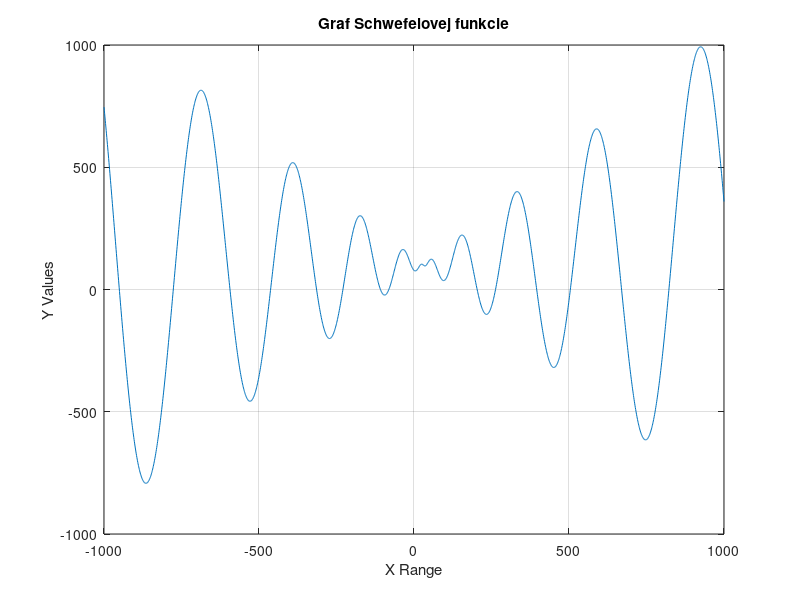

Write the MATLAB code that produced this figure. (Note: this script raises an error after producing the figure.)
function main()
    x_range = -1000:1:1000;
    y_values = testfn3c(x_range');

    plot(x_range, y_values);
    xlabel('X Range');
    ylabel('Y Values');
    title('Graf Schwefelovej funkcie');
    grid on;
    hold on;
    x_min = -1000;
    x_max = 1000;
    d = 1.0;
    max_krokov = 2000;
    x_curr = rand * (x_max - x_min) + x_min;
    y_curr = testfn3c(x_curr);
    plot(x_curr, y_curr, '.', Color= 'blue');
    krok_iter = 0;
    nasiel_lepsie = true;

    while nasiel_lepsie && (krok_iter < max_krokov)
        krok_iter = krok_iter + 1;
       
        x_left = x_curr - d;
        x_right = x_curr + d;
        
        x_left = max(x_left, x_min);
        x_right = min(x_right, x_max);
        
        y_left = testfn3c(x_left);
        y_right = testfn3c(x_right);
        
        if y_left < y_curr && y_left < y_right
            x_curr = x_left;
            y_curr = y_left;
            plot(x_curr, y_curr, 'g.', 'MarkerSize', 10);
            
        elseif y_right < y_curr && y_right <= y_left
            x_curr = x_right;
            y_curr = y_right;
            plot(x_curr, y_curr, 'g.', 'MarkerSize', 10);
            
        else
            nasiel_lepsie = false;
        end
     
        if mod(krok_iter, 2) == 0; pause(0.01); end
    end
    plot(x_curr, y_curr, 'g.', 'MarkerSize', 10, color= 'red');
    
end

% nova schwefelova funckia z dodaneho suboru
function[Fit]=testfn3c(Pop)

    x0=30;  
    y0=100; 

    [lpop,lstring]=size(Pop);
    Fit=zeros(1,lpop);

    for i=1:lpop
        x=Pop(i,:);
        Fit(i)=0;	
        for j=1:lstring
            Fit(i)=Fit(i)-(x(j)-x0)*sin(sqrt(abs((x(j)-x0))))+y0;
        end   
    end
end
